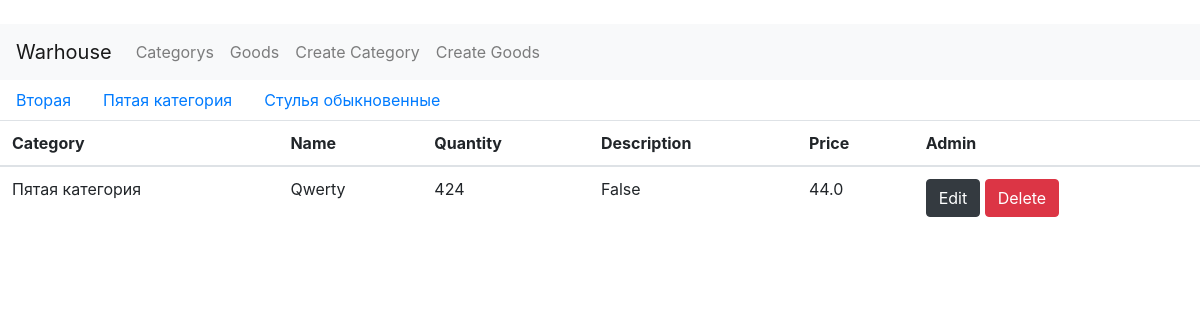
The page /goods/4/goods on the database its author committed.
### app.py (models this page shows, shortened)
class Category(db.Model):
	id = db.Column(db.Integer, primary_key=True)
	name = db.Column(db.String, unique=True, nullable=False)
	description = db.Column(db.Text(150))
	goods = db.relationship('Goods', backref='categor', lazy=True)

class Goods(db.Model):
	id = db.Column(db.Integer, primary_key=True)
	category = db.Column(db.String, nullable=False)
	name = db.Column(db.String, unique=True, nullable=False)
	quantity = db.Column(db.Integer, nullable=False)
	description = db.Column(db.Text(150), nullable=False)
	price = db.Column(db.Float, nullable=False)
	category_id = db.Column(db.Integer, db.ForeignKey('category.id'), nullable=False)

### app.py (the view)
@app.route('/goods/<int:id>/goods', methods=['POST','GET'])
def g_cat(id):
	categorys = Category.query.order_by(Category.id).all()
	goods = Goods.query.filter(Goods.category_id.endswith(id)).all()
	return render_template(
		"goods.html",
		goods=goods,
		categorys=categorys,
		)

### templates/goods.html (shortened to what this page needs)
﻿{% extends "base.html" %}
{% block content %}
<ul class="nav">
    {% for el in categorys%}
    <li class="nav-item">
        <a class="nav-link" href="/goods/{{el.id}}/goods">{{el.name}}</a>
    </li>
    {% endfor %}
</ul>
<table class="table">
    <thead>
        <tr>
            <th scope="col">Category</th>
            <th scope="col">Name</th>
            <th scope="col">Quantity</th>
            <th scope="col">Description</th>
            <th scope="col">Price</th>
            <th scope="col">Admin</th>
        </tr>
    </thead>
    <tbody>
        {% for el in goods %}
        <tr>
            <td>{{el.category}}</td>
            <td>{{el.name}}</td>
            <td>{{el.quantity}}</td>
            <td>{{el.description}}</td>
            <td>{{el.price}}</td>
            <td>
                <form method="POST">
                    <a href="/goods/{{el.id}}/g_edit" class="btn btn-dark"> Edit </a>
                    <a href="/goods/{{el.id}}/g_del" class="btn btn-danger"> Delete </a>
                </form>
            </td>
        </tr>
        {% endfor %}
    </tbody>
</table>
{% endblock %}

### rows shown on the page
Category: name "Вторая"
Category: name "Пятая категория"
Category: name "Стулья обыкновенные"
Goods: category "Пятая категория", name "Qwerty", quantity "424", description "False", price "44.0"
